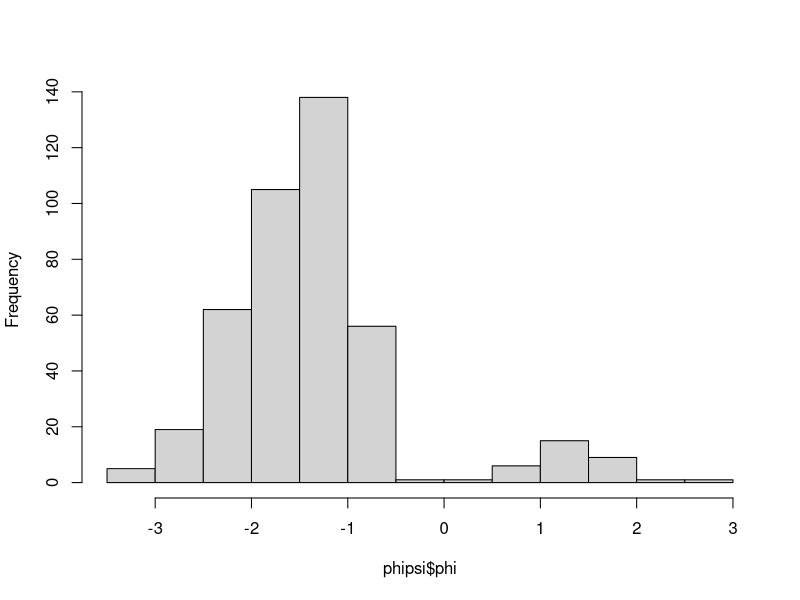

This chart was generated by the following R code:
## ---- chunk 1
library(ggplot2)
library(gridExtra)
library(microbenchmark)

knitr::knit_hooks$set(crop = knitr::hook_pdfcrop)

knitr::opts_chunk$set(
  fig.width = 4.8,
  fig.height = 4.2,
  fig.retina = 3,
  fig.align = "center",
  cache = TRUE,
  autodep = TRUE,
  dev.args = list(pointsize = 16),
  crop = TRUE
)

theme_set(theme_grey(base_size = 18))

phipsi <- read.table("phipsi.tsv", header = TRUE)
phipsi[, c("phi", "psi")] <- pi * phipsi[, c("phi", "psi")] / 180
## ---- chunk 2
integral <- integrate(sin, 0, 1)
integral
## ---- chunk 3
str(integral)
## ---- chunk 4
class(integral)
## ---- chunk 5
stats:::print.integrate
## ---- chunk 6
phi_hist <- hist(phipsi$phi, main = NULL)
## ---- chunk 7
class(phi_hist)
## ---- chunk 8
str(phi_hist)
## ---- chunk 9
phi_hist[1:4]
## ---- chunk 10
cat(deparse(plot))
## ---- chunk 11
count_zeros_vec <- function(x) {
  sum(x == 0)
}
## ---- chunk 12
count_object <- function(x) {
  structure(
    list(
      x = x,
      n = count_zeros_vec(x)
    ),
    class = "count_object"
  )
}
## ---- chunk 13
set.seed(1234)
count_data <- count_object(rpois(10, 2))
count_data
## ---- chunk 14
count_zeros <- function(x) {
  UseMethod("count_zeros")
}
## ---- chunk 15
count_zeros.count_object <- function(x) {
  x$n
}
## ---- chunk 16
print.count_object <- function(x) {
  cat(x$x, "\n")
}
## ---- chunk 17
count_data ## Print data
count_zeros(count_data)
